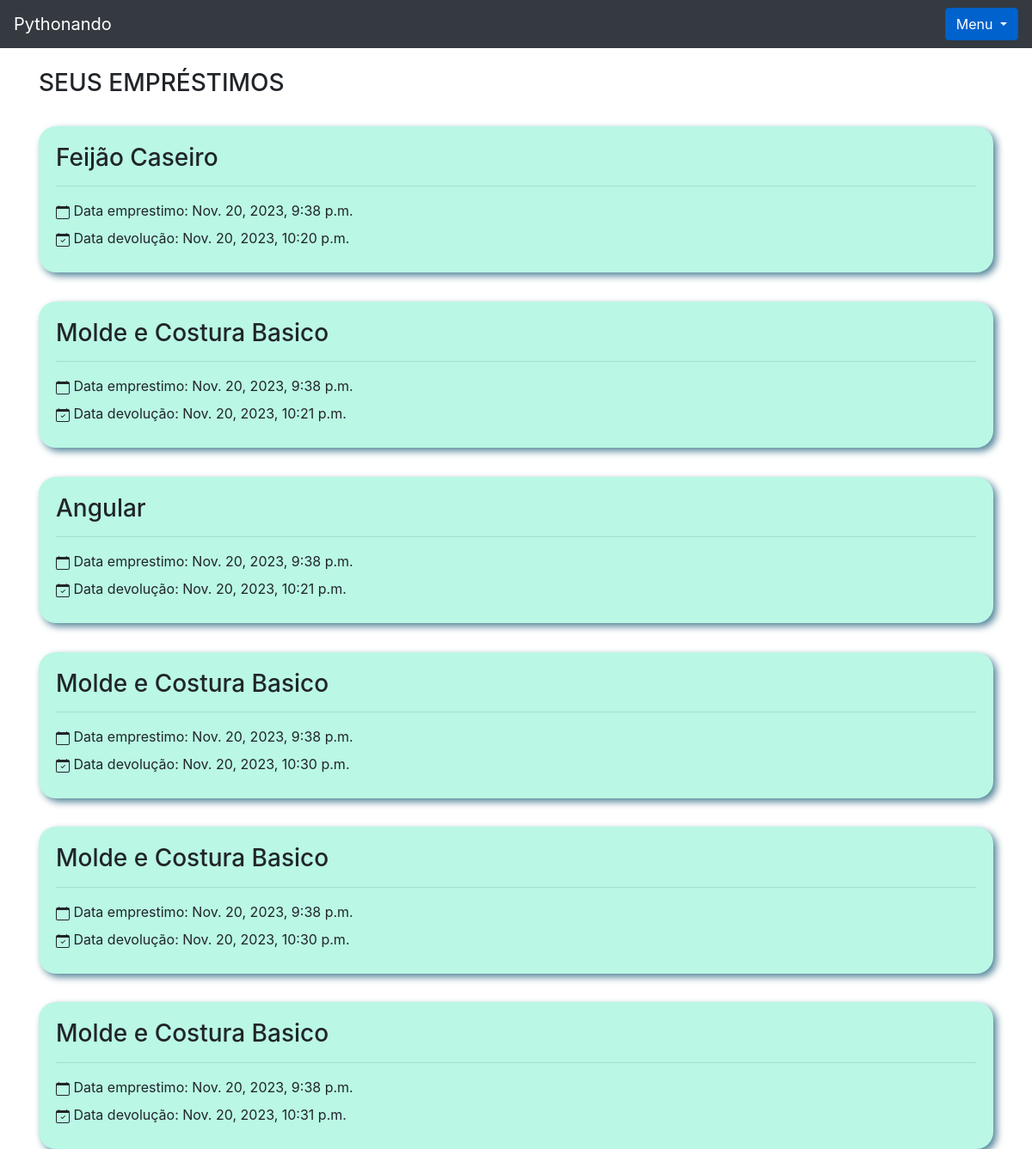
Page /livro/seus_emprestimos (signed in) on the committed database.
### livro/models.py (models this page shows, shortened)
class Emprestimos(models.Model):
    choices = (
        ('P', 'Péssimo'),
        ('R', 'Ruim'),
        ('B', 'Bom'),
        ('O', 'Ótimo')
    )
    nome_emprestado = models.ForeignKey(Usuario, on_delete=models.DO_NOTHING, blank = True, null = True)
    nome_emprestado_anonimo = models.CharField(max_length = 30, blank = True, null = True)
    data_emprestimo = models.DateTimeField(default=datetime.datetime.now())
    data_devolucao = models.DateTimeField(blank = True, null = True)
    livro = models.ForeignKey(Livros, on_delete=models.DO_NOTHING)
    avaliacao = models.CharField(max_length=1, choices=choices, null=True, blank=True)

class Livros(models.Model):
    img = models.ImageField(upload_to="capa_livro", null=True, blank=True)
    nome = models.CharField(max_length = 100)
    autor = models.CharField(max_length = 30)
    co_autor = models.CharField(max_length = 30, blank = True)
    data_cadastro = models.DateField(default = date.today)
    emprestado = models.BooleanField(default = False)
    categoria = models.ForeignKey(Categoria, on_delete=models.DO_NOTHING)
    usuario = models.ForeignKey(Usuario, on_delete=models.DO_NOTHING)
    class Meta:
        verbose_name = 'Livro'
    def __str__(self):
        return self.nome

### livro/views.py (the view)
# urls.py: path('seus_emprestimos', views.seus_emprestimos, name="seus_emprestimos"),
def seus_emprestimos(request):
    usuario = Usuario.objects.get(id = request.session['usuario'])
    emprestimos = Emprestimos.objects.filter(nome_emprestado = usuario)
    return render(request, 'seus_emprestimos.html', {'usuario_logado': request.session['usuario'],
                                                    'emprestimos': emprestimos})

### livro/templates/seus_emprestimos.html (shortened to what this page needs)
{% extends 'base.html' %}
{% block 'conteudo' %}
    <div class="container">
        <br>
        <h3>SEUS EMPRÉSTIMOS</h3>
        {% for emprestimo in emprestimos %}
            <div class="cartao">
                <div class="titulo">
                    <h3>{{emprestimo.livro}}</h3>
                </div>
                <hr>
                <div class="body">
                    <label>&nbspData emprestimo: {{emprestimo.data_emprestimo}}</label>
                <br>
                    <label>&nbspData devolução: {% if emprestimo.data_devolucao %}{{emprestimo.data_devolucao}}{% else %}Ainda não foi devolvido{% endif %}</label>
                </div>
            </div>
        {% endfor %}
    </div>
{% endblock  %}

### livro/templates/seus_emprestimos.html (style rules this page uses)
.cartao { background-color: #BAF7E5; padding: 20px; margin-top: 3%; border-radius: 20px; box-shadow: 4px 4px 8px #538499; }

### rows in the picture
Emprestimos: livro "Feijão Caseiro", data_emprestimo "Nov. 20, 2023, 9:38 p.m.", data_devolucao "Nov. 20, 2023, 10:20 p.m."
Emprestimos: livro "Molde e Costura Basico", data_emprestimo "Nov. 20, 2023, 9:38 p.m.", data_devolucao "Nov. 20, 2023, 10:21 p.m."
Emprestimos: livro "Angular", data_emprestimo "Nov. 20, 2023, 9:38 p.m.", data_devolucao "Nov. 20, 2023, 10:21 p.m."
Emprestimos: livro "Molde e Costura Basico", data_emprestimo "Nov. 20, 2023, 9:38 p.m.", data_devolucao "Nov. 20, 2023, 10:30 p.m."
Emprestimos: livro "Molde e Costura Basico", data_emprestimo "Nov. 20, 2023, 9:38 p.m.", data_devolucao "Nov. 20, 2023, 10:30 p.m."
Emprestimos: livro "Molde e Costura Basico", data_emprestimo "Nov. 20, 2023, 9:38 p.m.", data_devolucao "Nov. 20, 2023, 10:31 p.m."
